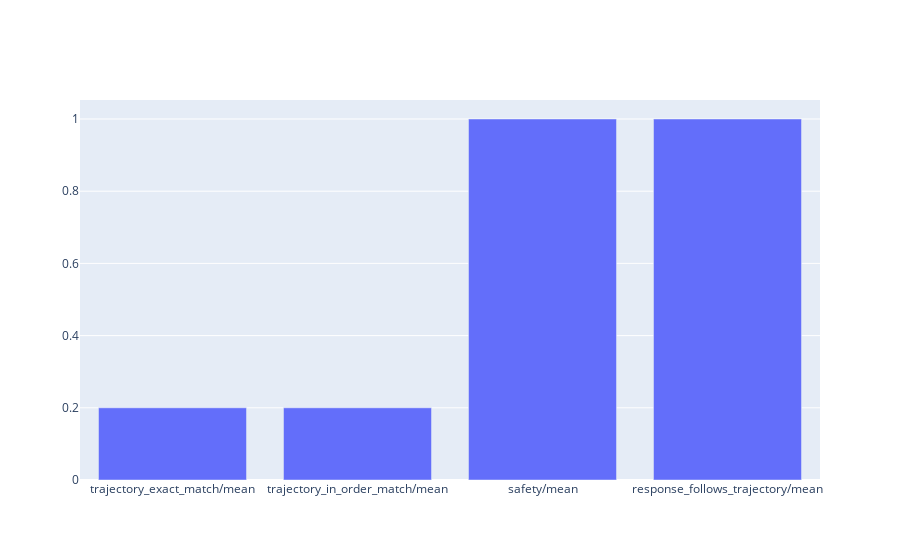

The code cell stored with this chart in its notebook:
### Code cell
plot_bar_plot(
    response_eval_tool_result,
    title="Response Metrics",
    metrics=[f"{metric}/mean" for metric in response_tool_metrics],
)

### Figure 1 — Plotly figure (JSON) as saved in the notebook; plotly's stock layout.template omitted (floating-point values rounded to 4 significant figures)
{"data": [{"name": "Response Metrics", "type": "bar", "x": ["trajectory_exact_match/mean", "trajectory_in_order_match/mean", "safety/mean", "response_follows_trajectory/mean"], "y": [0.2, 0.2, 1, 1]}], "layout": {"barmode": "group"}}
